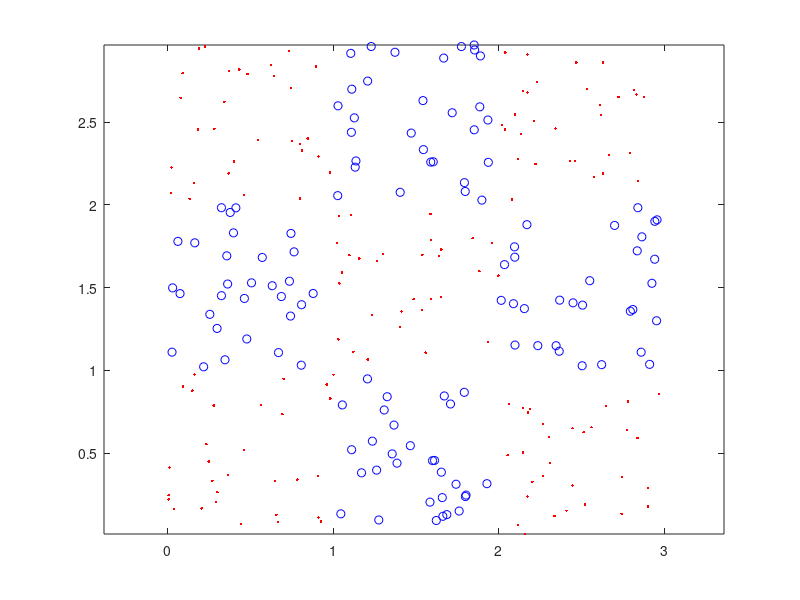

The MATLAB source for this figure: (Note: this script raises an error after producing the figure.)
% Code for SVM-nonlinear case (askisi 6)
% "Introduction to Pattern Recognition: A MATLAB Approach"
% S. Theodoridis, A. Pikrakis, K. Koutroumbas, D. Cavouras

close('all');
clear

format compact
global figt4

% 1. Generate X1
l=2; %Dimensionality
poi_per_square=30; %Points per square
N=9*poi_per_square; %Total no. of points
rand('seed',0)
X1=[];
y1=[];
for i=0:2
    for j=0:2
        X1=[X1 rand(l,poi_per_square)+...
            [i j]'*ones(1,poi_per_square)];
        if(mod(i+j,2)==0)
            y1=[y1 ones(1,poi_per_square)];
        else
            y1=[y1 -ones(1,poi_per_square)];
        end
    end
end

% Plot X1
figure(1), plot(X1(1,y1==1),X1(2,y1==1),'r.',X1(1,y1==-1),X1(2,y1==-1),'bo')
figure(1), axis equal

% Generate X2
rand('seed',100)
X2=[];
y2=[];
for i=0:2
    for j=0:2
        X2=[X2 rand(l,poi_per_square)+...
            [i j]'*ones(1,poi_per_square)];
        if(mod(i+j,2)==0)
            y2=[y2 ones(1,poi_per_square)];
        else
            y2=[y2 -ones(1,poi_per_square)];
        end
    end
end

% %%%%%%%%%%%%%%% POLYNOMIAL KERNEL %%%%%%%%%%%%%%%%%%%%%%%
figt4=4;
fprintf('\n\n');

kernel='poly'
kpar1=3.5; 
kpar2=1; 
C=20000;
tol=0.001;
steps=100000;
eps=10^(-10);
method=1;
[alpha, b, w, evals, stp, glob] = SMO2(X1', y1', kernel, kpar1, kpar2, C, tol, steps, eps, method);

mag=0.1;
xaxis=1;
yaxis=2;
input = zeros(1,size(X1',2));
bias=-b;  
aspect=0;
svcplot_book(X1',y1',kernel,kpar1,kpar2,alpha,bias,aspect,mag,xaxis,yaxis,input);

figure(figt4), axis equal

X_sup=X1(:,alpha'~=0);
alpha_sup=alpha(alpha~=0)';
y_sup=y1(alpha~=0);

% Classification of the training set
for i=1:N
    t=sum((alpha_sup.*y_sup).*CalcKernel(X_sup',X1(:,i)',kernel,kpar1,kpar2)')-b;
    if(t>0)
        out_train(i)=1;
    else
        out_train(i)=-1;
    end
end

% Classification of the test set
for i=1:N
    t=sum((alpha_sup.*y_sup).*CalcKernel(X_sup',X2(:,i)',kernel,kpar1,kpar2)')-b;
    if(t>0)
        out_test(i)=1;
    else
        out_test(i)=-1;
    end
end

% Computing the training error
Pe_train=sum(out_train.*y1<0)/length(y1)

% Computing the test error
Pe_test=sum(out_test.*y2<0)/length(y2)

%Counting the number of support vectors
sup_vec=sum(alpha>0)

